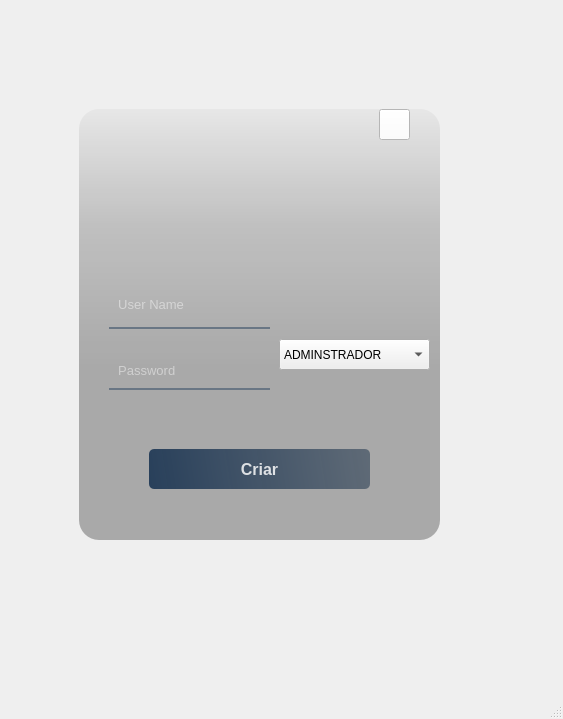
<?xml version="1.0" encoding="UTF-8"?>
<ui version="4.0">
 <class>MainWindow</class>
 <widget class="QMainWindow" name="MainWindow">
  <property name="geometry">
   <rect>
    <x>0</x>
    <y>0</y>
    <width>563</width>
    <height>719</height>
   </rect>
  </property>
  <property name="sizePolicy">
   <sizepolicy hsizetype="Fixed" vsizetype="Fixed">
    <horstretch>0</horstretch>
    <verstretch>0</verstretch>
   </sizepolicy>
  </property>
  <property name="windowTitle">
   <string>MainWindow</string>
  </property>
  <widget class="QWidget" name="centralwidget">
   <widget class="QWidget" name="widget" native="true">
    <property name="geometry">
     <rect>
      <x>49</x>
      <y>79</y>
      <width>431</width>
      <height>491</height>
     </rect>
    </property>
    <property name="sizePolicy">
     <sizepolicy hsizetype="Preferred" vsizetype="Preferred">
      <horstretch>50</horstretch>
      <verstretch>50</verstretch>
     </sizepolicy>
    </property>
    <property name="styleSheet">
     <string notr="true">QPushButton#pushButton{	
	background-color: qlineargradient(spread:pad, x1:0, y1:0.505682, x2:1, y2:0.477, stop:0 rgba(20, 47, 78, 219), stop:1 rgba(85, 98, 112, 226));
	color:rgba(255, 255, 255, 210);
	border-radius:5px;
}
QPushButton#pushButton:hover{	
	background-color: qlineargradient(spread:pad, x1:0, y1:0.505682, x2:1, y2:0.477, stop:0 rgba(40, 67, 98, 219), stop:1 rgba(105, 118, 132, 226));
}
QPushButton#pushButton:pressed{	
	padding-left:5px;
	padding-top:5px;
	background-color:rgba(105, 118, 132, 200);
}

QPushButton#pushButton_2, #pushButton_3, #pushButton_4, #pushButton_5{	
	background-color: rgba(0, 0, 0, 0);
	color:rgba(85, 98, 112, 255);
}
QPushButton#pushButton_2:hover, #pushButton_3:hover, #pushButton_4:hover, #pushButton_5:hover{	
	color:rgba(155, 168, 182, 220);
}
QPushButton#pushButton_2:pressed, #pushButton_3:pressed, #pushButton_4:pressed, #pushButton_5:pressed{	
	padding-left:5px;
	padding-top:5px;
	color:rgba(115, 128, 142, 255);
}</string>
    </property>
    <widget class="QLabel" name="label">
     <property name="geometry">
      <rect>
       <x>30</x>
       <y>19</y>
       <width>361</width>
       <height>441</height>
      </rect>
     </property>
     <property name="styleSheet">
      <string notr="true">border-radius:20px;

border-image: url(:/imagem-logo/logo.png);</string>
     </property>
     <property name="text">
      <string/>
     </property>
    </widget>
    <widget class="QLabel" name="label_2">
     <property name="geometry">
      <rect>
       <x>30</x>
       <y>30</y>
       <width>361</width>
       <height>431</height>
      </rect>
     </property>
     <property name="styleSheet">
      <string notr="true">background-color: qlineargradient(spread:pad, x1:0, y1:0, x2:0, y2:0.715909, stop:0 rgba(0, 0, 0, 9), stop:0.375 rgba(0, 0, 0, 50), stop:0.835227 rgba(0, 0, 0, 75));
border-radius:20px;</string>
     </property>
     <property name="text">
      <string/>
     </property>
    </widget>
    <widget class="QLineEdit" name="lineEdit">
     <property name="geometry">
      <rect>
       <x>60</x>
       <y>210</y>
       <width>161</width>
       <height>40</height>
      </rect>
     </property>
     <property name="font">
      <font>
       <pointsize>10</pointsize>
      </font>
     </property>
     <property name="styleSheet">
      <string notr="true">background-color:rgba(0, 0, 0, 0);
border:none;
border-bottom:2px solid rgba(105, 118, 132, 255);
color:rgba(255, 255, 255, 230);
padding-bottom:7px;</string>
     </property>
     <property name="placeholderText">
      <string>  User Name</string>
     </property>
    </widget>
    <widget class="QLineEdit" name="lineEdit_2">
     <property name="geometry">
      <rect>
       <x>60</x>
       <y>280</y>
       <width>161</width>
       <height>31</height>
      </rect>
     </property>
     <property name="font">
      <font>
       <pointsize>10</pointsize>
      </font>
     </property>
     <property name="styleSheet">
      <string notr="true">background-color:rgba(0, 0, 0, 0);
border:none;
border-bottom:2px solid rgba(105, 118, 132, 255);
color:rgba(255, 255, 255, 230);
padding-bottom:7px;</string>
     </property>
     <property name="echoMode">
      <enum>QLineEdit::Password</enum>
     </property>
     <property name="placeholderText">
      <string>  Password</string>
     </property>
    </widget>
    <widget class="QPushButton" name="pushButton">
     <property name="geometry">
      <rect>
       <x>100</x>
       <y>370</y>
       <width>221</width>
       <height>40</height>
      </rect>
     </property>
     <property name="font">
      <font>
       <pointsize>12</pointsize>
       <weight>75</weight>
       <bold>true</bold>
      </font>
     </property>
     <property name="text">
      <string>Criar</string>
     </property>
    </widget>
    <widget class="QComboBox" name="comboBox">
     <property name="geometry">
      <rect>
       <x>230</x>
       <y>260</y>
       <width>151</width>
       <height>31</height>
      </rect>
     </property>
     <property name="cursor">
      <cursorShape>PointingHandCursor</cursorShape>
     </property>
     <item>
      <property name="text">
       <string>CEO</string>
      </property>
     </item>
     <item>
      <property name="text">
       <string>TÉCNICO</string>
      </property>
     </item>
     <item>
      <property name="text">
       <string>ADMINSTRADOR</string>
      </property>
     </item>
    </widget>
    <widget class="QPushButton" name="pushButton_2">
     <property name="geometry">
      <rect>
       <x>330</x>
       <y>30</y>
       <width>31</width>
       <height>31</height>
      </rect>
     </property>
     <property name="styleSheet">
      <string notr="true">background-color: rgb(255, 255, 255);
border-image: url(:/imagem-logo/seta-esquerda.png);</string>
     </property>
     <property name="text">
      <string/>
     </property>
    </widget>
    <widget class="QComboBox" name="comboBox_2">
     <property name="geometry">
      <rect>
       <x>230</x>
       <y>260</y>
       <width>151</width>
       <height>31</height>
      </rect>
     </property>
     <property name="cursor">
      <cursorShape>PointingHandCursor</cursorShape>
     </property>
     <item>
      <property name="text">
       <string>ADMINSTRADOR</string>
      </property>
     </item>
     <item>
      <property name="text">
       <string>TÉCNICO</string>
      </property>
     </item>
    </widget>
   </widget>
  </widget>
  <widget class="QMenuBar" name="menubar">
   <property name="geometry">
    <rect>
     <x>0</x>
     <y>0</y>
     <width>563</width>
     <height>29</height>
    </rect>
   </property>
  </widget>
  <widget class="QStatusBar" name="statusbar"/>
 </widget>
 <resources>
  <include location="res.qrc"/>
 </resources>
 <connections/>
</ui>
